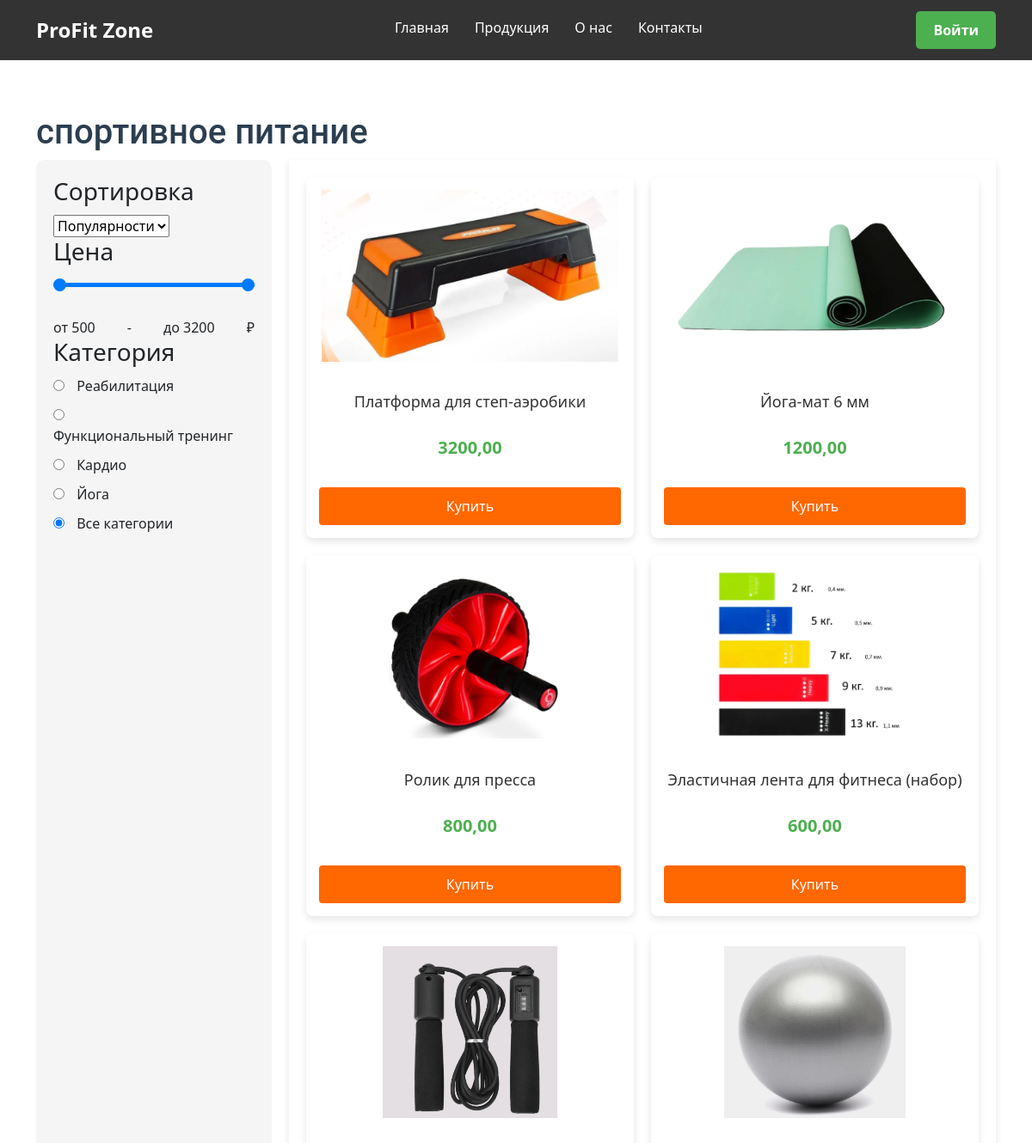
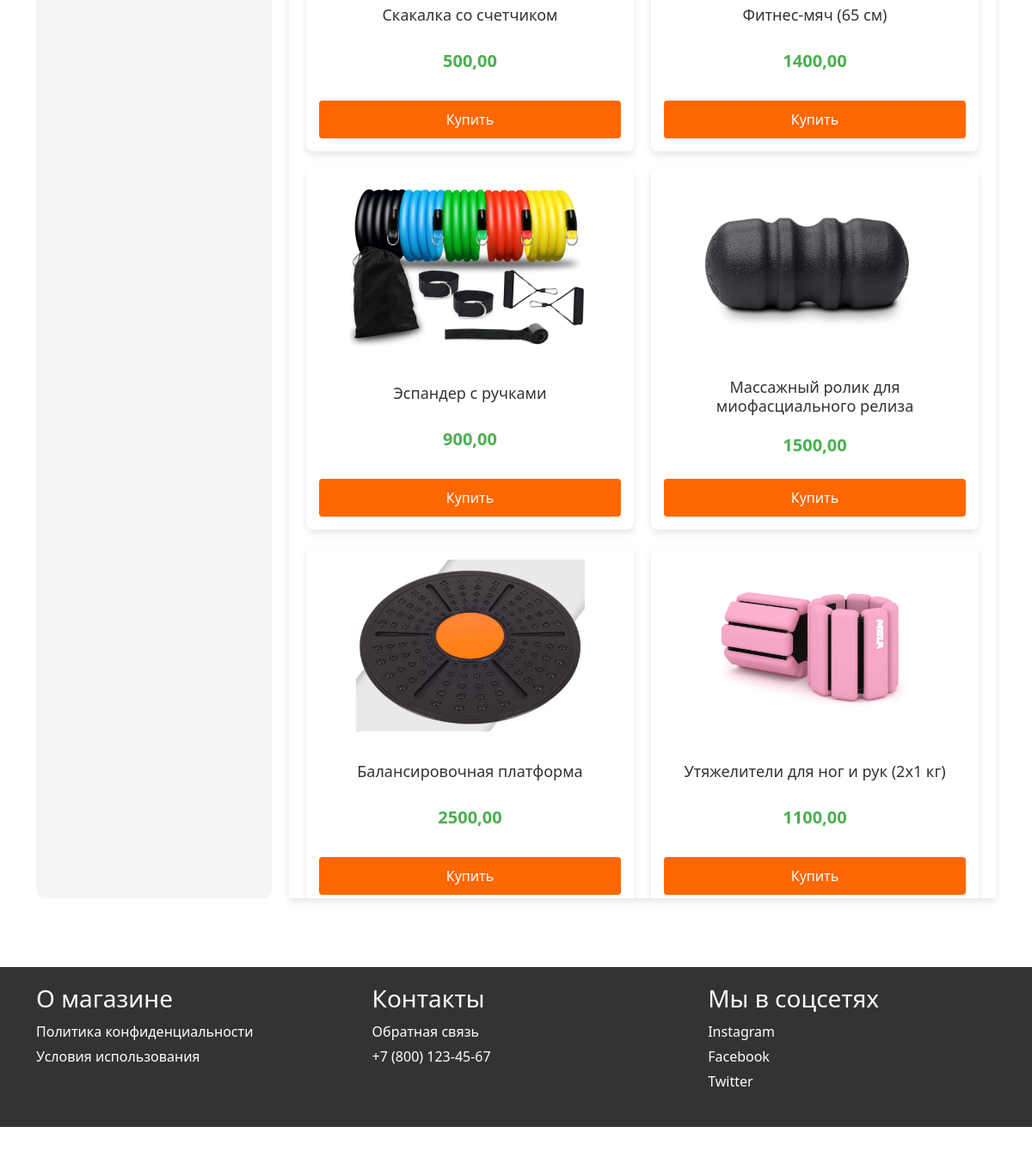
Page /fitness/ on the committed database (2 pictures, top to bottom).
### main/models.py (models this page shows, shortened)
class Product(PolymorphicModel):
    id = models.AutoField(primary_key=True)
    name = models.CharField(max_length=255)
    description = models.TextField()
    price = models.DecimalField(max_digits=10, decimal_places=2)
    popularity = models.IntegerField(default=0)
    img = models.ImageField(upload_to='images/', blank=True, null=True)

class FitnessProduct(Product):
    category = models.CharField(max_length=100)
    material = models.CharField(max_length=100)

class Product(PolymorphicModel):
    id = models.AutoField(primary_key=True)
    name = models.CharField(max_length=255)
    description = models.TextField()
    price = models.DecimalField(max_digits=10, decimal_places=2)
    popularity = models.IntegerField(default=0)
    img = models.ImageField(upload_to='images/', blank=True, null=True)

### main/views.py (the view)
# urls.py: path('fitness/', views.fitness, name='fitness'),
def fitness(request):
    login_form = LoginForm()
    register_form = RegisterForm()
    sort_by = request.GET.get('sort_by', 'popularity')
    min_price = request.GET.get('min_price', 500)
    max_price = request.GET.get('max_price', 3990)
    category = request.GET.get('category')
    product = FitnessProduct.objects.filter(price__gte=min_price, price__lte=max_price)
    if category == 'Любая категория' or category == None:
        pass
    else:
        product = product.filter(category=category)
    if sort_by == 'price':
        product = product.order_by('price')
    else:
        product = product.order_by('-popularity')
    context = {
        'fitness_sort': product,
        'sort_by': sort_by,
        'min_price': min_price,
        'max_price': max_price,
        'login_form': login_form,
        'register_form': register_form,
        'category': category
    }
    if request.headers.get('x-requested-with') == 'XMLHttpRequest':
        return render(request, 'main/includes/fitness_list.html', context)
    return render(request, 'main/fitness.html', context)

### main/forms.py
class LoginForm(AuthenticationForm):
    username = forms.CharField(label='Имя пользователя', max_length=100)
    password = forms.CharField(label='Пароль', widget=forms.PasswordInput)

class RegisterForm(UserCreationForm):
    email = forms.EmailField(label='Email', required=True)
    username = forms.CharField(label='Имя пользователя')
    password1 = forms.CharField(label='Пароль', widget=forms.PasswordInput)
    password2 = forms.CharField(label='Подтвердите пароль', widget=forms.PasswordInput)
    class Meta:
        model = User
        fields = ['username', 'email', 'password1', 'password2']

### main/templates/main/fitness.html (shortened to what this page needs)
{% extends 'main/layout.html' %}
{% load static %}
{% block content %}
<section class="product-section">
    <div class="container">
        <h1>спортивное питание</h1>
        <div class="product-layout">
            <aside class="filters">
                <h3>Сортировка</h3>
                <select name="sort_by" id="sortSelect">
                    <option value="popularity" {% if sort_by == 'popularity' %}selected{% endif %}>Популярности</option>
                </select>
                <h3>Цена</h3>
                <div class="price-slider-container">
                    <input type="range" id="minPriceRange" min="500" max="3200" value="{{ request.GET.min_price|default:500 }}" class="price-range price-range1" name="min_price">
                    <input type="range" id="maxPriceRange" min="500" max="3200" value="{{ request.GET.max_price|default:3200 }}" class="price-range price-range2" name="max_price">
                </div>
                <div class="price-range-display">
                    <span id="priceMinDisplay">от {{ request.GET.min_price|default:500 }}</span> - <span id="priceMaxDisplay">до {{ request.GET.max_price|default:3200 }}</span> ₽
                </div>
                <h3>Категория</h3>
                <ul>
                    <li><input type="radio" id="rehab" name="category" value="Реабилитация" {% if 'Реабилитация' in category %}checked{% endif %}> <label for="protein">Реабилитация</label></li>
                    <li><input type="radio" id="func" name="category" value="Функциональный тренинг" > <label for="gainer">Функциональный тренинг</label></li>
                    <li><input type="radio" id="cardio" name="category" value="Кардио" {% if 'Кардио' in category %}checked{% endif %}> <label for="black">Кардио</label></li>
                    <li><input type="radio" id="yoga" name="category" value="Йога" {% if 'Йога' in category %}checked{% endif %}> <label for="black">Йога</label></li>
                    <li><input type="radio" id="all" name="category" value="Любая категория" {% if category %}{% else %}checked{% endif %}{% if 'Любая категория' in category %}checked{% endif %}> <label for="all">Все категории</label></li>
                </ul>
            </aside>
            <div class="products">
                <div class="product-grid">
                    {% for product in fitness_sort %}
                    <a style="text-decoration: none;" href="{% url 'product_card' product.id %}">
                    <div class="product-card">
                        <img src="{{ product.img.url }}" alt="{{ product.name }}">
                        <h4>{{ product.name }}</h4>
                        <p class="price">{{ product.price }}</p>
                        <button class="add-to-cart-btn">Купить</button>
                    </div>
                    </a>
                    {% endfor %}
                </div>
            </div>
        </div>
    </div>
</section>
{% endblock %}

### main/static/main/css/main.css (style rules this page uses)
* { margin: 0; padding: 0; box-sizing: border-box; }
body { font-family: Arial, sans-serif; line-height: 1.6; background-color: #f4f4f4; }
.container { width: 90%; margin: 0 auto; max-width: 1200px; }
.product-section { padding: 40px 0; }
.product-layout { display: grid; grid-template-columns: 1fr 3fr; gap: 20px; }
.filters { background-color: #f5f5f5; padding: 20px; border-radius: 10px; }
.filters h3 { margin-bottom: 10px; }
.filters ul { list-style: none; padding: 0; }
.filters li { margin-bottom: 10px; }
.filters input[type="checkbox"], .filters input[type="radio"] { margin-right: 10px; }
.price-range { width: 100%; margin: 10px 0; }
.price-range-display { display: flex; justify-content: space-between; }
.product-grid { display: grid; overflow: auto; max-height: 70vh; box-shadow: 0px 4px 8px rgba(0, 0, 0, 0.1); grid-template-columns: repeat(auto-fill, minmax(250px, 1fr)); z-index: 10; gap: 20px; padding: 20px; }
.product-card { min-height: 420px; background-color: #fff; border-radius: 8px; box-shadow: 0 4px 8px rgba(0, 0, 0, 0.1); overflow: hidden; text-align: center; padding: 15px; transition: transform 0.3s ease, box-shadow 0.3s ease; display: flex; flex-direction: column; justify-content: space-between; }
.product-card img { width: 100%; height: 200px; object-fit: contain; margin-bottom: 10px; }
.product-card h4 { font-size: 18px; margin: 10px 0; color: #333; }
.product-card .price { font-size: 20px; font-weight: bold; color: #4CAF50; margin-bottom: 15px; }
.add-to-cart-btn { padding: 10px 15px; background-color: #ff6700; color: white; border: none; border-radius: 4px; cursor: pointer; font-size: 16px; transition: background-color 0.3s ease; }
.container { max-width: 900px; }
h1 { font-family: 'Roboto', sans-serif; font-weight: 700; color: #2c3e50; }

### main/templates/main/fitness.html (style rules this page uses)
.price-slider-container { position: relative; width: 100%; height: 40px; margin: 10px 0; }
.price-range { -webkit-appearance: none; appearance: none; width: 100%; height: 5px; background: #007bff; position: absolute; pointer-events: none; outline: none; border-radius: 5px; }
#minPriceRange { z-index: 3; }
#maxPriceRange { z-index: 2; }
.price-range-display { font-size: 16px; margin-top: 10px; }

### rows in the picture
FitnessProduct: img (picture), name "Платформа для степ-аэробики", price "3200,00"
FitnessProduct: img (picture), name "Йога-мат 6 мм", price "1200,00"
FitnessProduct: img (picture), name "Ролик для пресса", price "800,00"
FitnessProduct: img (picture), name "Эластичная лента для фитнеса (набор)", price "600,00"
FitnessProduct: img (picture), name "Скакалка со счетчиком", price "500,00"
FitnessProduct: img (picture), name "Фитнес-мяч (65 см)", price "1400,00"
FitnessProduct: img (picture), name "Эспандер с ручками", price "900,00"
FitnessProduct: img (picture), name "Массажный ролик для миофасциального релиза", price "1500,00"
FitnessProduct: img (picture), name "Балансировочная платформа", price "2500,00"
FitnessProduct: img (picture), name "Утяжелители для ног и рук (2x1 кг)", price "1100,00"
